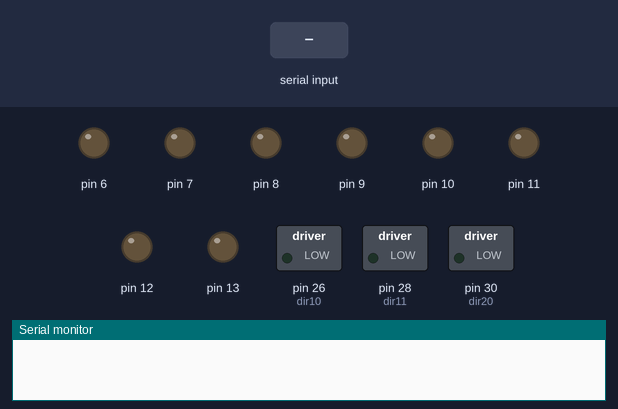
Simulated run of this sketch. Board: Arduino Mega 2560, built with avr-gcc and run on an emulated ATmega2560. On the bench: switched loads named in the sketch (green lamp = pin HIGH), output pins drawn as LEDs (lit = HIGH), the last lines printed to the serial monitor. Inputs (shaded band) come from the test bench.

Above: at 1.2 s.
1.3 s: "w" received over the second serial link
At 2.3 s:
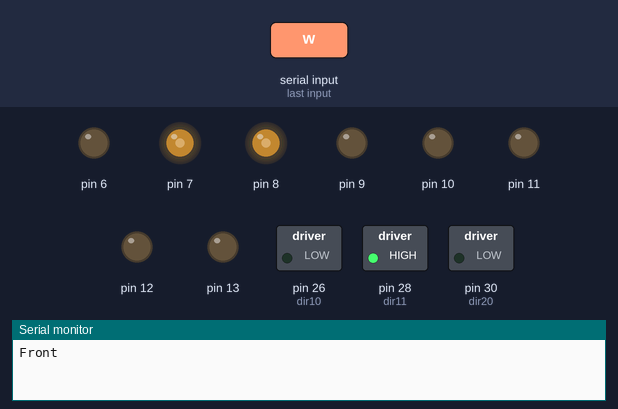
2.8 s: "a" received over the second serial link
At 3.4 s:
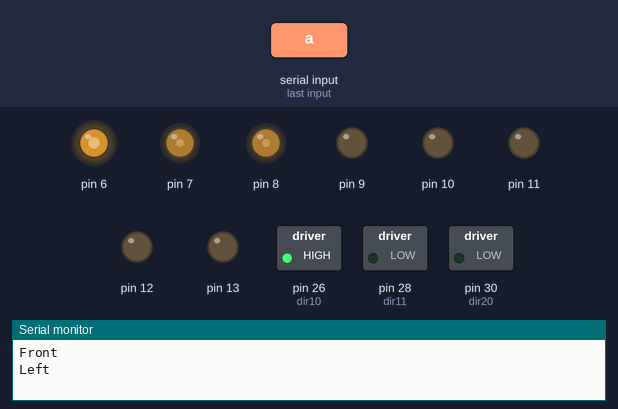
4.3 s: "s" received over the second serial link
At 4.6 s:
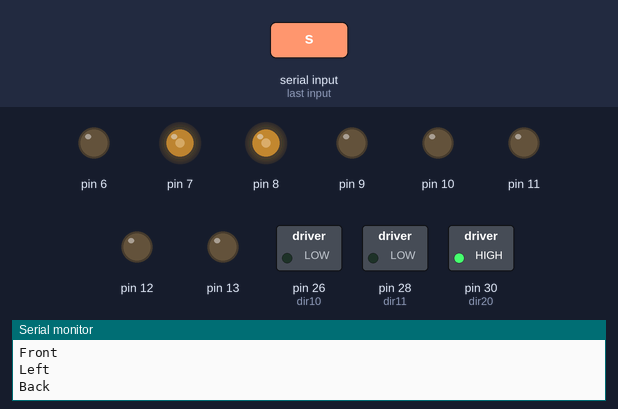
5.8 s: "d" received over the second serial link
At 6.9 s:
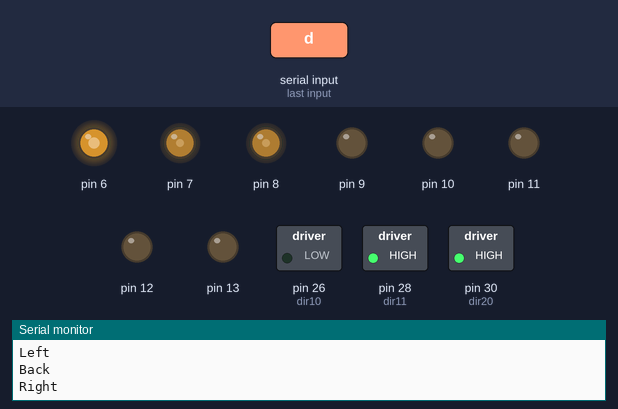
7.3 s: "z" received over the second serial link
At 8.0 s:
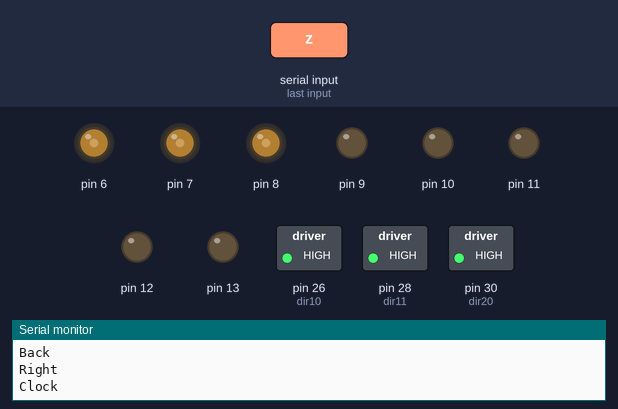
8.8 s: "y" received over the second serial link
At 9.2 s:
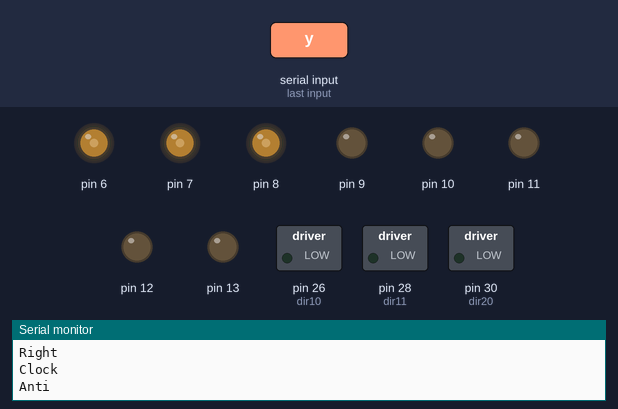
Timing chart, 0 to 11.3 s (numbered marks = the images above; inputs shaded):
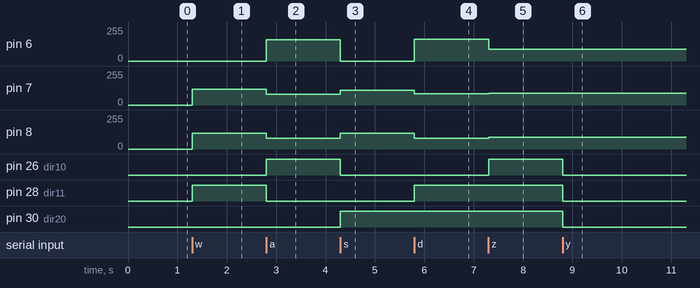

The sketch:

HYBRID_BLUETOOTH.ino
```cpp
char q;
int xpwm = 120;
#define dir10 26
#define dir20 30
#define dir11 28
//#define dir22 32
void setup()
{
  Serial.begin(9600);
  Serial2.begin(9600);
  pins();
  pwm();
}
void loop()
{
  // put your main code here, to run repeatedly:
  if (Serial2.available() > 0)
  {
    q = Serial2.read();
    switch (q)
    {
      case 'w'://front
        drive_motor(1, 1, 0);
        drive_motor(2, 1, xpwm);
        drive_motor(3, 2, xpwm);
        Serial.println("Front");
        break;

      case 'a'://left
        drive_motor(1, 2, 160);
        drive_motor(2, 1, 80);
        drive_motor(3, 1, 80);
        Serial.println("Left");
        break;

      case 's'://back
        drive_motor(1, 1, 0);
        drive_motor(2, 2, xpwm);
        drive_motor(3, 1, xpwm * 0.91);
        Serial.println("Back");
        break;

      case 'd'://right
        drive_motor(1, 1, 163);
        drive_motor(2, 2, 80);
        drive_motor(3, 2, 85);
        Serial.println("Right");
        break;

      case 'x'://stop
        drive_motor(1, 1, 0);
        drive_motor(2, 1, 0);
        drive_motor(3, 1, 0);
        Serial.println("Stop");
        break;

      case 'z'://clock
        drive_motor(1, 2, 90);
        drive_motor(2, 2, 90);
        drive_motor(3, 2, 90);
        Serial.println("Clock");
        break;

      case 'y'://anticlock
        drive_motor(1, 1, 90);
        drive_motor(2, 1, 90);
        drive_motor(3, 1, 90);
        Serial.println("Anti");
        break;

        default:
        drive_motor(1, 1, 0);
        drive_motor(2, 1, 0);
        drive_motor(3, 1, 0);
        break;


    }
  }


}
void pwm()
{
  pinMode(11, OUTPUT);
  pinMode(12, OUTPUT);
  pinMode(13, OUTPUT);
  pinMode(6, OUTPUT);
  pinMode(7, OUTPUT);
  pinMode(8, OUTPUT);
  pinMode(9, OUTPUT);
  pinMode(10, OUTPUT);

  TCCR1A = (1 << COM1A1) | (1 << COM1B1) | (1 << COM1C1) | (1 << WGM10);
  TCCR1B = (1 << WGM12) | (1 << CS11);

  TCCR4A = (1 << COM4A1) | (1 << COM4B1) | (1 << COM4C1) | (1 << WGM40);
  TCCR4B = (1 << WGM42) | (1 << CS41);

  TCCR2A = (1 << COM2A1) | (1 << COM2B1) | (1 << WGM20) | (1 << WGM21) ;
  TCCR2B = (1 << CS21);
}
void pins()
{
  pinMode(dir10, OUTPUT);
  pinMode(dir20, OUTPUT);
  pinMode(dir11, OUTPUT);
  //pinMode(dir22, OUTPUT);

}
void drive_motor(int mot, int dir, int pwm)
{
  //LOCOMOTION : 1,2,3
  //CLIMBING   : 4,5,6

  switch (mot)
  {
    //////////motor 1/////////
    case 1:
      switch (dir)
      {
        case 1:
          digitalWrite(dir10, LOW);
          break;

        case 2:
          digitalWrite(dir10, HIGH);
          break;
      }
      OCR4A = pwm;
      break;

    //////////motor 2/////////
    case 2:
      switch (dir)
      {
        case 1:
          digitalWrite(dir20, LOW);
          break;

        case 2:
          digitalWrite(dir20, HIGH);
          break;
      }
      OCR4C = pwm;
      break;

    //////////motor 3/////////
    case 3:
      switch (dir)
      {
        case 1:
          digitalWrite(dir11, LOW);
          break;

        case 2:
          digitalWrite(dir11, HIGH);
          break;
      }
      OCR4B = pwm;
      break;

      //////////motor 4/////////
      /* case 3:
         switch (dir)
         {
           case 1:
             digitalWrite(dir11, LOW);
             break;

           case 2:
             digitalWrite(dir11, HIGH);
             break;
         }
         OCR4B = pwm;
         break;
      */

      //////////motor 5/////////
      /* case 5:
         switch (dir)
         {
           case 1:
             digitalWrite(dir22, LOW);
             break;

           case 2:
             digitalWrite(dir22, HIGH);
             break;
         }
         OCR1A = pwm;
         break;

        //////////motor 6/////////
        case :
         switch (dir)
         {
           case 1:
             digitalWrite(dir33, LOW);
             break;

           case 2:
             digitalWrite(dir33, HIGH);
             break;
         }
         OCR1C = pwm;
         break;

      */
  }
}
```

Measured:
- after the input at 1.3 s, pin 7, pin 8: 0/255 → 120/255 at once; pin 28 (dir11): LOW → HIGH at once
- after the input at 2.8 s, pin 6: 0/255 → 160/255 at once; pin 7, pin 8: 120/255 → 80/255 at once; pin 26 (dir10): LOW → HIGH at once; pin 28 (dir11): HIGH → LOW at once
- after the input at 4.3 s, pin 6: 160/255 → 0/255 at once; pin 7: 80/255 → 109/255 at once; pin 8: 80/255 → 120/255 at once; pin 26 (dir10): HIGH → LOW at once; pin 30 (dir20): LOW → HIGH at once
- after the input at 5.8 s, pin 6: 0/255 → 163/255 at once; pin 7: 109/255 → 85/255 at once; pin 8: 120/255 → 80/255 at once; pin 28 (dir11): LOW → HIGH at once
- after the input at 7.3 s, pin 6: 163/255 → 90/255 at once; pin 7: 85/255 → 90/255 at once; pin 8: 80/255 → 90/255 at once; pin 26 (dir10): LOW → HIGH at once
- after the input at 8.8 s, pin 26 (dir10), pin 28 (dir11), pin 30 (dir20): HIGH → LOW at once
